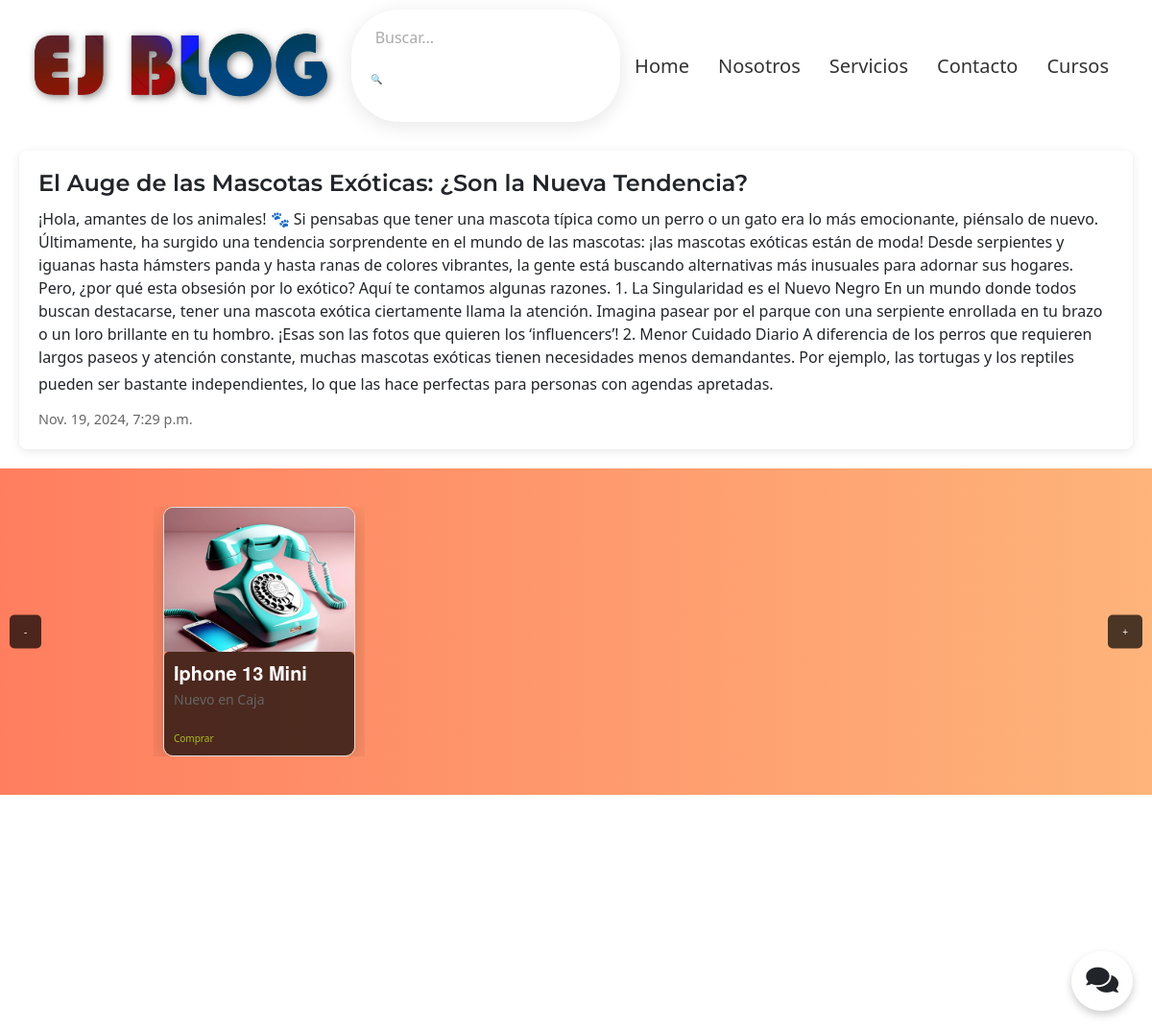
/articles/1/, run on the app's committed database.
### mi_app/models.py (models this page shows, shortened)
class Article(models.Model):
    title = models.CharField(max_length=200)
    content = models.TextField()
    created_at = models.DateTimeField(auto_now_add=True)

class Image(models.Model):
    title = models.CharField(max_length=100)
    description = models.TextField()
    image = models.ImageField(upload_to='images/')  # Asegúrate de tener Pillow instalado
    link = models.URLField(max_length=200, blank=True, null=True)  # Campo para el enlace

### mi_app/views.py (the view)
# urls.py: path('articles/<int:id>/', articles_details, name='articles_details'),  # Detalles de artículos
def articles_details(request, id):
    articles = Article.objects.all()  # Obtiene todos los artículos
    images = Image.objects.all()
    return render(request, 'articles_details.html', {
        'articles': articles,
        'images': images
        })

### mi_app/templates/articles_details.html (shortened to what this page needs)
{% extends 'index.html' %}
{% block content %}
{% if articles %}
<div class="grid-container-details scroll-fade">
    {% for article in articles %}
    <div class="article-card-details">
        <h3 class="article-title-details">{{ article.title }}</h3>
        <p class="article-content">{{ article.content }}
        </p>
        <small class="article-date">{{ article.created_at }}</small>
        </div>
    </div>
    {% endfor %}
{% else %}
<p>No hay artículos disponibles.</p>
{% endif %}
{% include 'slide.html' %}
{% endblock %}

### mi_app/templates/slide.html (shortened to what this page needs)
{% load static %}
<head>
</head>
<body>
    <div class="container-slide-section">
        <div class="slide-section">
            <div class="slide-container">
                <div class="card-wrapper">
                    {% for image in images %}
                    <div class="card-slide">
                        <img src="{{ image.image.url }}" alt="{{ image.title }} - {{ image.description }}" class="card-image-slide">
                        <div class="card-content-slide">
                            <h3 class="card-title-slide">{{ image.title }}</h3>
                            <p class="card-description-slide">{{ image.description }}</p>
                            <a href="{{ image.link }}" target="_blank" class="link-card-slide">Comprar</a>
                        </div>
                    </div>
                    {% empty %}
                    <p>No images available..</p>
                    {% endfor %}
                </div>
            </div>
        </div>
        <button class="prev">-</button>
        <button class="next">+</button>
    </div>
</body>

### mi_app/static/css/estilos.css (style rules this page uses)
.fondo { background-color: #ffffff; background-size: cover; }
.scroll-fade { opacity: 0; transform: translateY(20px); transition: opacity 0.5s ease, transform 0.5s ease; }
.scroll-fade.visible { opacity: 1; transform: translateY(0); }
.article-content, .news-content { margin-bottom: 10px; }
.article-date, .news-date { font-size: 0.9em; color: #666; }
.container-slide-section { background-color: #9d77f776; display: flex; justify-content: center; overflow: hidden; }
.slide-section { padding: 20px; margin: auto; justify-content: flex-start; display: flex; width: 920px; }
.slide-container { display: flex; justify-content: flex-start; overflow: hidden; }
.card-wrapper { display: flex; transition: transform 0.5s ease; }
.card-slide { border: 1px solid #ddd; border-radius: 5px; margin: 10px; width: 200px; overflow: hidden; box-shadow: 2px 2px 5px rgba(0, 0, 0, 0.1); }
.card-image-slide { width: 100%; max-height: 150px; object-fit: cover; }
.card-content-slide { padding: 10px; }
.card-title-slide { font-size: 1.2em; margin: 0; }
.card-description-slide { font-size: 0.9em; color: #666; }

### mi_app/static/css/details.css (style rules this page uses)
.grid-container-details { align-items: center; justify-content: center; margin: 20px; }
.article-card-details { background-color: #ffffffcd; border-radius: 8px; box-shadow: 0 2px 10px rgba(0, 0, 0, 0.1); margin-bottom: 20px; padding: 20px; transition: transform 0.2s; }
.article-title-details { font-family: 'Montserrat', sans-serif; font-size: 24px; font-weight: 600; margin: 0 0 10px; }
a { color: #aabc21; text-decoration: none; font-size: 20px; }

### mi_app/static/css/comentarios.css (style rules this page uses)
.scroll-fade { opacity: 0; transform: translateY(20px); transition: opacity 0.5s ease, transform 0.5s ease; }
.scroll-fade.visible { opacity: 1; transform: translateY(0); }

### mi_app/static/css/terms_and_conditions.css (style rules this page uses)
.scroll-fade { opacity: 0; transform: translateY(20px); transition: opacity 0.5s ease, transform 0.5s ease; }
.scroll-fade.visible { opacity: 1; transform: translateY(0); }

### mi_app/static/css/slide.css (style rules this page uses)
.container-slide-section { position: relative; width: 100%; margin-top: 20px; overflow: hidden; background: linear-gradient(to right, #ff7e5f, #feb47b); padding: 20px; }
.slide-section { display: flex; align-items: center; position: relative; height: 300px; }
.slide-container { display: flex; height: 100%; transition: transform 0.5s ease-in-out; }
.card-wrapper { display: flex; flex-wrap: nowrap; transition: transform 0.5s ease-in-out; }
.card-slide { position: relative; box-shadow: 0 8px 30px rgba(0, 0, 0, 0.2); border-radius: 10px; overflow: hidden; box-sizing: border-box; margin: 0 10px; transition: transform 0.3s ease, box-shadow 0.3s ease; display: flex; flex-direction: column; }
.card-image-slide { width: 100%; height: 200px; object-fit: cover; }
.card-content-slide { background-color: rgba(0, 0, 0, 0.7); border-radius: 5px; color: white; flex-grow: 1; }
.card-title-slide { margin: 0; font-size: 20px; font-family: 'Helvetica Neue', sans-serif; font-weight: bold; }
.card-description-slide { margin-top: 5px; font-size: 14px; }
.link-card-slide { font-size: 10px; margin-top: 5px; }
.prev, .next { position: absolute; top: 50%; transform: translateY(-50%); background-color: rgba(0, 0, 0, 0.7); color: white; border: none; padding: 10px 15px; cursor: pointer; z-index: 10; border-radius: 5px; transition: background-color 0.3s; }
.prev { left: 10px; }
.next { right: 10px; }

### mi_app/static/css/footer.css (style rules this page uses)
.scroll-fade { opacity: 0; transform: translateY(20px); transition: opacity 0.5s ease, transform 0.5s ease; }
.scroll-fade.visible { opacity: 1; transform: translateY(0); }

### mi_app/static/css/carousel.css (style rules this page uses)
.scroll-fade { opacity: 0; transform: translateY(20px); transition: opacity 0.5s ease, transform 0.5s ease; }
.scroll-fade.visible { opacity: 1; transform: translateY(0); }

### mi_app/static/css/carousel_cursos.css (style rules this page uses)
.scroll-fade { opacity: 0; transform: translateY(20px); transition: opacity 0.5s ease, transform 0.5s ease; }
.scroll-fade.visible { opacity: 1; transform: translateY(0); }

### chat/static/css/chat.css (style rules this page uses)
button { border: none; background-color: #3333332c; border-radius: 50px; padding: 2px 8px; font-size: 10px; transition: background-color 0.3s, border-color 0.3s; margin-bottom: 20px; color: #333; transition: color 0.3s ease, transform 0.3s ease; }

### data on the page
Article: title "El Auge de las Mascotas Exóticas: ¿Son la Nueva Tendencia?", content "¡Hola, amantes de los animales! 🐾 Si pensabas que tener una mascota típica como un perro o un gato era lo más emocionante, piénsalo de nuevo. Últimamente, ha surgido una tendencia sorprendente en el mundo de las mascotas: ¡las mascotas exóticas están de moda! Desde serpientes y iguanas hasta hámsters panda y hasta ranas de colores vibrantes, la gente está buscando alternativas más inusuales para adornar sus hogares. Pero, ¿por qué esta obsesión por lo exótico? Aquí te contamos algunas razones. 1. La Singularidad es el Nuevo Negro En un mundo donde todos buscan destacarse, tener una mascota exótica ciertamente llama la atención. Imagina pasear por el parque con una serpiente enrollada en tu…", created_at "Nov. 19, 2024, 7:29 p.m."
Image: image (picture), title "Iphone 13 Mini", description "Nuevo en Caja"
